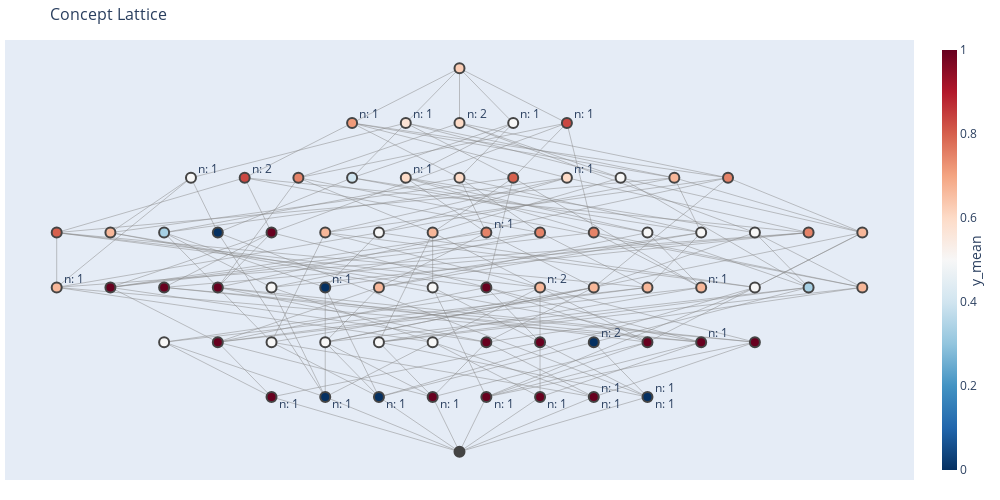

Notebook code cell kept with this figure:
### Code cell
fig = fm.get_plotly_fig(color_by='y_true_mean', new_objs_lim=1, new_attrs_lim=1)
fig.show()

### Figure 1 — Plotly figure (JSON) as saved in the notebook; plotly's stock layout.template omitted (floating-point values rounded to 4 significant figures; data arrays with more than 128 entries replaced by an {"elided": "..."} marker saying what was removed)
{"data": [{"hoverinfo": "none", "line": {"color": "#888", "width": 0.5}, "mode": "lines", "type": "scatter", "x": {"elided": "552 float values"}, "y": {"elided": "552 int values"}}, {"hoverinfo": "text", "hovertext": ["Concept 30<br><br>extent (len: 3): grapefruit, apple, tennis ball<br>intent (len: 7): form!=oval, color!=green, form=ro...<br>new extent (len: 0): ∅<br>new_intent (len: 1): form=round<br>metric y_true_mean = 0.6666666666666666<br>", "Concept 8<br><br>extent (len: 5): mango, tennis ball, grapefruit, k...<br>intent (len: 4): firm!=True, firm=False, color!=bl...<br>new extent (len: 0): ∅<br>new_intent (len: 0): ∅<br>metric y_true_mean = 0.8<br>", "Concept 31<br><br>extent (len: 3): grapefruit, toy cube, apple<br>intent (len: 3): form!=oval, color!=white, color!=...<br>new extent (len: 0): ∅<br>new_intent (len: 0): ∅<br>metric y_true_mean = 0.6666666666666666<br>", "Concept 54<br><br>extent (len: 2): kiwi, tennis ball<br>intent (len: 7): color!=yellow, smooth!=True, smoo...<br>new extent (len: 0): ∅<br>new_intent (len: 0): ∅<br>metric y_true_mean = 0.5<br>", "Concept 18<br><br>extent (len: 4): grapefruit, toy cube, apple, tenn...<br>intent (len: 2): form!=oval, color!=blue<br>new extent (len: 0): ∅<br>new_intent (len: 1): form!=oval<br>metric y_true_mean = 0.5<br>", "Concept 37<br><br>extent (len: 3): mango, plum, kiwi<br>intent (len: 7): color!=white, color!=yellow, form...<br>new extent (len: 0): ∅<br>new_intent (len: 0): ∅<br>metric y_true_mean = 1.0<br>", "Concept 41<br><br>extent (len: 3): plum, egg, tennis ball<br>intent (len: 3): color!=green, color!=yellow, form...<br>new extent (len: 0): ∅<br>new_intent (len: 0): ∅<br>metric y_true_mean = 0.3333333333333333<br>", "Concept 53<br><br>extent (len: 2): mango, kiwi<br>intent (len: 9): color!=white, color!=yellow, form...<br>new extent (len: 0): ∅<br>new_intent (len: 0): ∅<br>metric y_true_mean = 1.0<br>", "Concept 29<br><br>extent (len: 3): grapefruit, plum, apple<br>intent (len: 5): color!=white, color!=green, firm!...<br>new extent (len: 0): ∅<br>new_intent (len: 0): ∅<br>metric y_true_mean = 1.0<br>", "Concept 33<br><br>extent (len: 3): mango, plum, apple<br>intent (len: 6): color!=white, smooth!=False, firm...<br>new extent (len: 0): ∅<br>new_intent (len: 0): ∅<br>metric y_true_mean = 1.0<br>", "Concept 55<br><br>extent (len: 2): plum, egg<br>intent (len: 7): color!=yellow, smooth!=False, for...<br>new extent (len: 0): ∅<br>new_intent (len: 0): ∅<br>metric y_true_mean = 0.5<br>", "Concept 57<br><br>extent (len: 2): plum, tennis ball<br>intent (len: 5): color!=yellow, color!=green, firm...<br>new extent (len: 0): ∅<br>new_intent (len: 0): ∅<br>metric y_true_mean = 0.5<br>", "Concept 50<br><br>extent (len: 2): egg, tennis ball<br>intent (len: 5): color=white, color!=yellow, color...<br>new extent (len: 0): ∅<br>new_intent (len: 1): color=white<br>metric y_true_mean = 0.0<br>", "Concept 49<br><br>extent (len: 2): mango, egg<br>intent (len: 7): smooth!=False, color!=yellow, for...<br>new extent (len: 0): ∅<br>new_intent (len: 0): ∅<br>metric y_true_mean = 0.5<br>", "Concept 59<br><br>extent (len: 2): mango, toy cube<br>intent (len: 7): color!=white, color!=yellow, smoo...<br>new extent (len: 0): ∅<br>new_intent (len: 0): ∅<br>metric y_true_mean = 0.5<br>", "Concept 36<br><br>extent (len: 3): mango, kiwi, egg<br>intent (len: 5): color!=yellow, form=oval, form!=r...<br>new extent (len: 0): ∅<br>new_intent (len: 0): ∅<br>metric y_true_mean = 0.6666666666666666<br>", "Concept 52<br><br>extent (len: 2): grapefruit, tennis ball<br>intent (len: 9): form!=oval, color!=green, smooth!...<br>new extent (len: 0): ∅<br>new_intent (len: 0): ∅<br>metric y_true_mean = 0.5<br>", "Concept 60<br><br>extent (len: 2): toy cube, tennis ball<br>intent (len: 3): form!=oval, color!=yellow, color!...<br>new extent (len: 0): ∅<br>new_intent (len: 0): ∅<br>metric y_true_mean = 0.0<br>", "Concept 56<br><br>extent (len: 2): mango, plum<br>intent (len: 9): color!=white, color!=yellow, smoo...<br>new extent (len: 0): ∅<br>new_intent (len: 0): ∅<br>metric y_true_mean = 1.0<br>", "Concept 51<br><br>extent (len: 2): grapefruit, kiwi<br>intent (len: 7): color!=white, smooth!=True, smoot...<br>new extent (len: 0): ∅<br>new_intent (len: 0): ∅<br>metric y_true_mean = 1.0<br>", "Concept 48<br><br>extent (len: 2): toy cube, apple<br>intent (len: 5): form!=oval, color!=white, smooth!...<br>new extent (len: 0): ∅<br>new_intent (len: 0): ∅<br>metric y_true_mean = 0.5<br>", "Concept 64<br><br>extent (len: 1): kiwi<br>intent (len: 11): color!=white, color!=yellow, for...<br>new extent (len: 1): kiwi<br>new_intent (len: 0): ∅<br>metric y_true_mean = 1.0<br>", "Concept 4<br><br>extent (len: 6): mango, tennis ball, grapefruit, p...<br>intent (len: 3): firm!=True, firm=False, form!=cub...<br>new extent (len: 0): ∅<br>new_intent (len: 2): firm!=True, firm=False<br>metric y_true_mean = 0.8333333333333334<br>", "Concept 58<br><br>extent (len: 2): toy cube, egg<br>intent (len: 7): color!=yellow, smooth!=False, fir...<br>new extent (len: 0): ∅<br>new_intent (len: 2): firm!=False, firm=True<br>metric y_true_mean = 0.0<br>", "Concept 67<br><br>extent (len: 1): tennis ball<br>intent (len: 11): form!=oval, color=white, color!=...<br>new extent (len: 1): tennis ball<br>new_intent (len: 0): ∅<br>metric y_true_mean = 0.0<br>", "Concept 16<br><br>extent (len: 4): grapefruit, kiwi, apple, mango<br>intent (len: 5): color!=white, color!=blue, firm!=...<br>new extent (len: 0): ∅<br>new_intent (len: 0): ∅<br>metric y_true_mean = 1.0<br>", "Concept 1<br><br>extent (len: 7): mango, egg, tennis ball, grapefru...<br>intent (len: 1): form!=cubic<br>new extent (len: 0): ∅<br>new_intent (len: 1): form!=cubic<br>metric y_true_mean = 0.7142857142857143<br>", "Concept 20<br><br>extent (len: 4): mango, plum, apple, toy cube<br>intent (len: 3): color!=white, smooth!=False, smoo...<br>new extent (len: 0): ∅<br>new_intent (len: 0): ∅<br>metric y_true_mean = 0.75<br>", "Concept 35<br><br>extent (len: 3): grapefruit, kiwi, tennis ball<br>intent (len: 6): smooth!=True, smooth=False, color...<br>new extent (len: 0): ∅<br>new_intent (len: 2): smooth!=True, smooth=False<br>metric y_true_mean = 0.6666666666666666<br>", "Concept 46<br><br>extent (len: 2): mango, apple<br>intent (len: 7): color!=white, smooth!=False, colo...<br>new extent (len: 0): ∅<br>new_intent (len: 0): ∅<br>metric y_true_mean = 1.0<br>", "Concept 62<br><br>extent (len: 1): egg<br>intent (len: 11): color=white, color!=yellow, smoo...<br>new extent (len: 1): egg<br>new_intent (len: 0): ∅<br>metric y_true_mean = 0.0<br>", "Concept 14<br><br>extent (len: 5): mango, egg, tennis ball, kiwi, to...<br>intent (len: 2): color!=yellow, color!=blue<br>new extent (len: 0): ∅<br>new_intent (len: 0): ∅<br>metric y_true_mean = 0.4<br>", "Concept 65<br><br>extent (len: 1): mango<br>intent (len: 11): color!=white, color!=yellow, smo...<br>new extent (len: 1): mango<br>new_intent (len: 0): ∅<br>metric y_true_mean = 1.0<br>", "Concept 2<br><br>extent (len: 7): mango, egg, tennis ball, grapefru...<br>intent (len: 1): color!=blue<br>new extent (len: 0): ∅<br>new_intent (len: 1): color!=blue<br>metric y_true_mean = 0.5714285714285714<br>", "Concept 45<br><br>extent (len: 2): grapefruit, apple<br>intent (len: 9): form!=oval, color!=white, color=y...<br>new extent (len: 0): ∅<br>new_intent (len: 1): color=yellow<br>metric y_true_mean = 1.0<br>", "Concept 61<br><br>extent (len: 1): apple<br>intent (len: 11): form!=oval, color!=white, color=...<br>new extent (len: 1): apple<br>new_intent (len: 0): ∅<br>metric y_true_mean = 1.0<br>", "Concept 7<br><br>extent (len: 5): mango, grapefruit, plum, kiwi, ap...<br>intent (len: 4): color!=white, firm=False, form!=c...<br>new extent (len: 0): ∅<br>new_intent (len: 0): ∅<br>metric y_true_mean = 1.0<br>", "Concept 13<br><br>extent (len: 5): mango, egg, kiwi, toy cube, plum<br>intent (len: 2): form!=round, color!=yellow<br>new extent (len: 0): ∅<br>new_intent (len: 1): form!=round<br>metric y_true_mean = 0.6<br>", "Concept 63<br><br>extent (len: 1): grapefruit<br>intent (len: 11): form!=oval, color!=white, color=...<br>new extent (len: 1): grapefruit<br>new_intent (len: 0): ∅<br>metric y_true_mean = 1.0<br>", "Concept 32<br><br>extent (len: 3): plum, apple, egg<br>intent (len: 4): color!=green, smooth!=False, form...<br>new extent (len: 0): ∅<br>new_intent (len: 0): ∅<br>metric y_true_mean = 0.6666666666666666<br>", "Concept 66<br><br>extent (len: 1): plum<br>intent (len: 11): color!=white, color!=yellow, col...<br>new extent (len: 1): plum<br>new_intent (len: 1): color=blue<br>metric y_true_mean = 1.0<br>", "Concept 0<br><br>extent (len: 8): mango, egg, tennis ball, grapefru...<br>intent (len: 0): ∅<br>new extent (len: 0): ∅<br>new_intent (len: 0): ∅<br>metric y_true_mean = 0.625<br>", "Concept 12<br><br>extent (len: 5): mango, egg, tennis ball, kiwi, pl...<br>intent (len: 2): color!=yellow, form!=cubic<br>new extent (len: 0): ∅<br>new_intent (len: 0): ∅<br>metric y_true_mean = 0.6<br>", "Concept 40<br><br>extent (len: 3): mango, plum, egg<br>intent (len: 6): color!=yellow, form=oval, smooth!...<br>new extent (len: 0): ∅<br>new_intent (len: 0): ∅<br>metric y_true_mean = 0.6666666666666666<br>", "Concept 68<br><br>extent (len: 1): toy cube<br>intent (len: 11): form!=oval, color!=white, form=c...<br>new extent (len: 1): toy cube<br>new_intent (len: 1): form=cubic<br>metric y_true_mean = 0.0<br>", "Concept 15<br><br>extent (len: 4): grapefruit, apple, egg, tennis ba...<br>intent (len: 3): color!=green, color!=blue, form!=...<br>new extent (len: 0): ∅<br>new_intent (len: 0): ∅<br>metric y_true_mean = 0.5<br>", "Concept 34<br><br>extent (len: 3): mango, toy cube, apple<br>intent (len: 4): color!=white, smooth!=False, colo...<br>new extent (len: 0): ∅<br>new_intent (len: 0): ∅<br>metric y_true_mean = 0.6666666666666666<br>", "Concept 38<br><br>extent (len: 3): mango, kiwi, tennis ball<br>intent (len: 5): color!=yellow, color!=blue, firm!...<br>new extent (len: 0): ∅<br>new_intent (len: 0): ∅<br>metric y_true_mean = 0.6666666666666666<br>", "Concept 23<br><br>extent (len: 4): mango, plum, kiwi, egg<br>intent (len: 4): form!=round, color!=yellow, form=...<br>new extent (len: 0): ∅<br>new_intent (len: 1): form=oval<br>metric y_true_mean = 0.75<br>", "Concept 24<br><br>extent (len: 4): mango, plum, kiwi, tennis ball<br>intent (len: 4): firm!=True, firm=False, color!=ye...<br>new extent (len: 0): ∅<br>new_intent (len: 0): ∅<br>metric y_true_mean = 0.75<br>", "Concept 25<br><br>extent (len: 4): mango, plum, kiwi, toy cube<br>intent (len: 3): form!=round, color!=white, color!...<br>new extent (len: 0): ∅<br>new_intent (len: 0): ∅<br>metric y_true_mean = 0.75<br>", "Concept 39<br><br>extent (len: 3): mango, toy cube, kiwi<br>intent (len: 5): color!=white, color!=yellow, form...<br>new extent (len: 0): ∅<br>new_intent (len: 1): color=green<br>metric y_true_mean = 0.6666666666666666<br>", "Concept 9<br><br>extent (len: 5): mango, grapefruit, kiwi, toy cube...<br>intent (len: 2): color!=white, color!=blue<br>new extent (len: 0): ∅<br>new_intent (len: 0): ∅<br>metric y_true_mean = 0.8<br>", "Concept 44<br><br>extent (len: 2): apple, egg<br>intent (len: 5): smooth!=False, color!=green, colo...<br>new extent (len: 0): ∅<br>new_intent (len: 0): ∅<br>metric y_true_mean = 0.5<br>", "Concept 10<br><br>extent (len: 5): egg, tennis ball, grapefruit, app...<br>intent (len: 2): color!=green, form!=cubic<br>new extent (len: 0): ∅<br>new_intent (len: 1): color!=green<br>metric y_true_mean = 0.6<br>", "Concept 21<br><br>extent (len: 4): mango, toy cube, apple, egg<br>intent (len: 3): smooth!=False, color!=blue, smoot...<br>new extent (len: 0): ∅<br>new_intent (len: 0): ∅<br>metric y_true_mean = 0.5<br>", "Concept 26<br><br>extent (len: 4): mango, toy cube, kiwi, egg<br>intent (len: 3): form!=round, color!=yellow, color...<br>new extent (len: 0): ∅<br>new_intent (len: 0): ∅<br>metric y_true_mean = 0.5<br>", "Concept 3<br><br>extent (len: 6): mango, egg, tennis ball, grapefru...<br>intent (len: 2): color!=blue, form!=cubic<br>new extent (len: 0): ∅<br>new_intent (len: 0): ∅<br>metric y_true_mean = 0.6666666666666666<br>", "Concept 11<br><br>extent (len: 5): mango, egg, toy cube, apple, plum<br>intent (len: 2): smooth!=False, smooth=True<br>new extent (len: 0): ∅<br>new_intent (len: 2): smooth!=False, smooth=True<br>metric y_true_mean = 0.6<br>", "Concept 22<br><br>extent (len: 4): mango, kiwi, egg, tennis ball<br>intent (len: 3): color!=yellow, color!=blue, form!...<br>new extent (len: 0): ∅<br>new_intent (len: 0): ∅<br>metric y_true_mean = 0.5<br>", "Concept 43<br><br>extent (len: 3): mango, toy cube, egg<br>intent (len: 5): smooth!=False, color!=yellow, for...<br>new extent (len: 0): ∅<br>new_intent (len: 0): ∅<br>metric y_true_mean = 0.3333333333333333<br>", "Concept 69<br><br>extent (len: 0): ∅<br>intent (len: 22): form!=oval, color!=white, form=c...<br>new extent (len: 0): ∅<br>new_intent (len: 0): ∅<br>metric y_true_mean = nan<br>", "Concept 27<br><br>extent (len: 4): mango, toy cube, plum, egg<br>intent (len: 4): form!=round, color!=yellow, smoot...<br>new extent (len: 0): ∅<br>new_intent (len: 0): ∅<br>metric y_true_mean = 0.5<br>", "Concept 47<br><br>extent (len: 2): plum, apple<br>intent (len: 7): color!=white, smooth!=False, colo...<br>new extent (len: 0): ∅<br>new_intent (len: 0): ∅<br>metric y_true_mean = 1.0<br>", "Concept 6<br><br>extent (len: 6): mango, egg, tennis ball, kiwi, to...<br>intent (len: 1): color!=yellow<br>new extent (len: 0): ∅<br>new_intent (len: 1): color!=yellow<br>metric y_true_mean = 0.5<br>", "Concept 17<br><br>extent (len: 4): grapefruit, plum, apple, tennis b...<br>intent (len: 4): color!=green, firm!=True, firm=Fa...<br>new extent (len: 0): ∅<br>new_intent (len: 0): ∅<br>metric y_true_mean = 0.75<br>", "Concept 28<br><br>extent (len: 3): mango, apple, egg<br>intent (len: 4): form!=cubic, smooth!=False, color...<br>new extent (len: 0): ∅<br>new_intent (len: 0): ∅<br>metric y_true_mean = 0.6666666666666666<br>", "Concept 42<br><br>extent (len: 3): mango, toy cube, plum<br>intent (len: 5): color!=white, color!=yellow, smoo...<br>new extent (len: 0): ∅<br>new_intent (len: 0): ∅<br>metric y_true_mean = 0.6666666666666666<br>", "Concept 19<br><br>extent (len: 4): mango, plum, apple, egg<br>intent (len: 3): smooth!=False, form!=cubic, smoot...<br>new extent (len: 0): ∅<br>new_intent (len: 0): ∅<br>metric y_true_mean = 0.75<br>", "Concept 5<br><br>extent (len: 6): mango, grapefruit, plum, kiwi, to...<br>intent (len: 1): color!=white<br>new extent (len: 0): ∅<br>new_intent (len: 1): color!=white<br>metric y_true_mean = 0.8333333333333334<br>"], "marker": {"color": [0.6667, 0.8, 0.6667, 0.5, 0.5, 1, 0.3333, 1, 1, 1, 0.5, 0.5, 0, 0.5, 0.5, 0.6667, 0.5, 0, 1, 1, 0.5, 1, 0.8333, 0, 0, 1, 0.7143, 0.75, 0.6667, 1, 0, 0.4, 1, 0.5714, 1, 1, 1, 0.6, 1, 0.6667, 1, 0.625, 0.6, 0.6667, 0, 0.5, 0.6667, 0.6667, 0.75, 0.75, 0.75, 0.6667, 0.8, 0.5, 0.6, 0.5, 0.5, 0.6667, 0.6, 0.5, 0.3333, null, 0.5, 1, 0.5, 0.75, 0.6667, 0.6667, 0.75, 0.8333], "colorbar": {"thickness": 15, "title": {"side": "right", "text": "y_mean"}, "xanchor": "left"}, "colorscale": [[0, "rgb(103,0,31)"], [0.1, "rgb(178,24,43)"], [0.2, "rgb(214,96,77)"], [0.3, "rgb(244,165,130)"], [0.4, "rgb(253,219,199)"], [0.5, "rgb(247,247,247)"], [0.6, "rgb(209,229,240)"], [0.7, "rgb(146,197,222)"], [0.8, "rgb(67,147,195)"], [0.9, "rgb(33,102,172)"], [1, "rgb(5,48,97)"]], "line": {"width": 2}, "reversescale": true, "showscale": true, "size": 10}, "mode": "markers+text", "text": ["n: 1<br>", "<br>", "<br>", "<br>", "n: 1<br>", "<br>", "<br>", "<br>", "<br>", "<br>", "<br>", "<br>", "n: 1<br>", "<br>", "<br>", "<br>", "<br>", "<br>", "<br>", "<br>", "<br>", "<br>n: 1", "n: 2<br>", "n: 2<br>", "<br>n: 1", "<br>", "n: 1<br>", "<br>", "n: 2<br>", "<br>", "<br>n: 1", "<br>", "<br>n: 1", "n: 1<br>", "n: 1<br>", "<br>n: 1", "<br>", "n: 1<br>", "<br>n: 1", "<br>", "n: 1<br>n: 1", "<br>", "<br>", "<br>", "n: 1<br>n: 1", "<br>", "<br>", "<br>", "n: 1<br>", "<br>", "<br>", "n: 1<br>", "<br>", "<br>", "n: 1<br>", "<br>", "<br>", "<br>", "n: 2<br>", "<br>", "<br>", "<br>", "<br>", "<br>", "n: 1<br>", "<br>", "<br>", "<br>", "<br>", "n: 1<br>"], "textposition": "middle right", "type": "scatter", "x": [-7.5, -7.5, -6.5, -5.5, -5, -6.5, -5.5, -4.5, -5.5, -4.5, -3.5, -3.5, -2.5, -2.5, -1.5, -1.5, -0.5, -4.5, 0.5, 1.5, -0.5, -3.5, -4, 2.5, -2.5, 0.5, -2, -3, 1.5, 3.5, -1.5, -2, -0.5, -1, 4.5, 0.5, -3.5, -1, 1.5, -2.5, 2.5, 0, 0, 2.5, 3.5, -1.5, -0.5, 3.5, 0.5, 1.5, 2.5, 4.5, 1, 5.5, 2, 3, 3.5, 4, 0, 4.5, 6.5, 0, 5.5, 5.5, 1, 6.5, 7.5, 7.5, 5, 2], "y": [4, 5, 5, 3, 6, 4, 5, 3, 4, 4, 3, 4, 4, 3, 3, 4, 3, 5, 3, 3, 4, 2, 6, 3, 2, 4, 7, 6, 4, 3, 2, 6, 2, 7, 3, 2, 5, 6, 2, 5, 2, 8, 6, 4, 2, 5, 5, 4, 5, 5, 5, 4, 6, 4, 6, 6, 5, 6, 7, 5, 4, 1, 5, 3, 7, 5, 5, 4, 6, 7]}], "layout": {"height": 500, "hovermode": "closest", "margin": {"b": 20, "l": 5, "r": 5, "t": 40}, "showlegend": false, "title": {"font": {"size": 16}, "text": "Concept Lattice"}, "width": 1000, "xaxis": {"showgrid": false, "showticklabels": false, "zeroline": false}, "yaxis": {"showgrid": false, "showticklabels": false, "zeroline": false}}}
